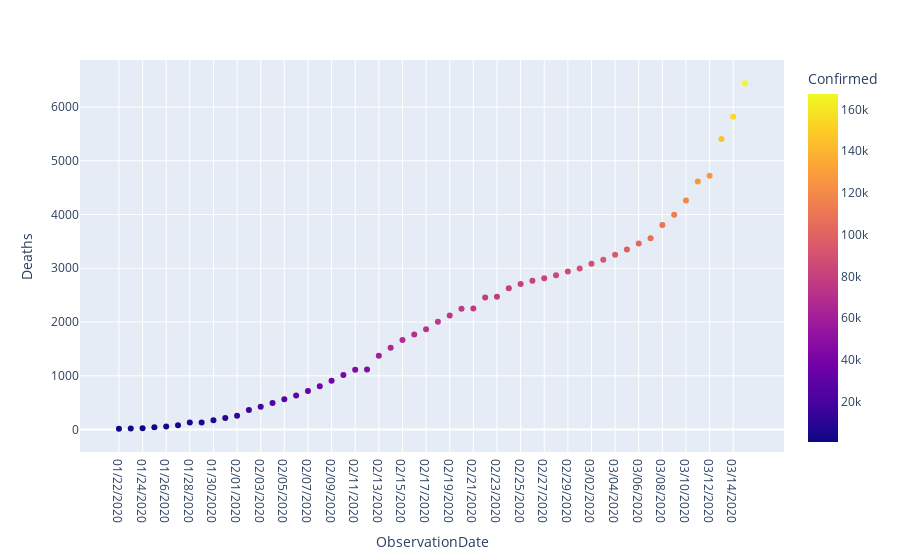

The cell this chart's notebook holds for it:
### Code cell
fig = px.scatter(date_data, x="ObservationDate", y="Deaths", color="Confirmed")
fig.show()

### Figure 1 — Plotly figure (JSON) as saved in the notebook; plotly's stock layout.template omitted (floating-point values rounded to 4 significant figures)
{"data": [{"hoverlabel": {"namelength": 0}, "hovertemplate": "ObservationDate=%{x}<br>Deaths=%{y}<br>Confirmed=%{marker.color}", "legendgroup": "", "marker": {"color": [555, 653, 941, 1438, 2118, 2927, 5578, 6165, 8235, 9925, 12038, 16787, 19881, 23892, 27636, 30818, 34392, 37121, 40151, 42763, 44803, 45222, 60370, 66887, 69032, 71226, 73260, 75138, 75641, 76199, 76843, 78599, 78985, 79570, 80415, 81397, 82756, 84124, 86013, 88371, 90309, 92844, 95124, 97886, 101800, 105836, 109835, 113582, 118582, 125865, 128343, 145193, 156099, 167447], "coloraxis": "coloraxis", "symbol": "circle"}, "mode": "markers", "name": "", "showlegend": false, "type": "scatter", "x": ["01/22/2020", "01/23/2020", "01/24/2020", "01/25/2020", "01/26/2020", "01/27/2020", "01/28/2020", "01/29/2020", "01/30/2020", "01/31/2020", "02/01/2020", "02/02/2020", "02/03/2020", "02/04/2020", "02/05/2020", "02/06/2020", "02/07/2020", "02/08/2020", "02/09/2020", "02/10/2020", "02/11/2020", "02/12/2020", "02/13/2020", "02/14/2020", "02/15/2020", "02/16/2020", "02/17/2020", "02/18/2020", "02/19/2020", "02/20/2020", "02/21/2020", "02/22/2020", "02/23/2020", "02/24/2020", "02/25/2020", "02/26/2020", "02/27/2020", "02/28/2020", "02/29/2020", "03/01/2020", "03/02/2020", "03/03/2020", "03/04/2020", "03/05/2020", "03/06/2020", "03/07/2020", "03/08/2020", "03/09/2020", "03/10/2020", "03/11/2020", "03/12/2020", "03/13/2020", "03/14/2020", "03/15/2020"], "xaxis": "x", "y": [17, 18, 26, 42, 56, 82, 131, 133, 171, 213, 259, 362, 426, 492, 564, 634, 719, 806, 906, 1013, 1113, 1118, 1371, 1523, 1666, 1770, 1868, 2007, 2122, 2247, 2251, 2458, 2469, 2629, 2708, 2770, 2814, 2872, 2941, 2996, 3085, 3160, 3254, 3348, 3460, 3558, 3803, 3996, 4262, 4615, 4720, 5404, 5819, 6440], "yaxis": "y"}], "layout": {"coloraxis": {"colorbar": {"title": {"text": "Confirmed"}}, "colorscale": [[0, "#0d0887"], [0.1111, "#46039f"], [0.2222, "#7201a8"], [0.3333, "#9c179e"], [0.4444, "#bd3786"], [0.5556, "#d8576b"], [0.6667, "#ed7953"], [0.7778, "#fb9f3a"], [0.8889, "#fdca26"], [1, "#f0f921"]]}, "legend": {"tracegroupgap": 0}, "margin": {"t": 60}, "xaxis": {"anchor": "y", "domain": [0, 1], "title": {"text": "ObservationDate"}}, "yaxis": {"anchor": "x", "domain": [0, 1], "title": {"text": "Deaths"}}}}
